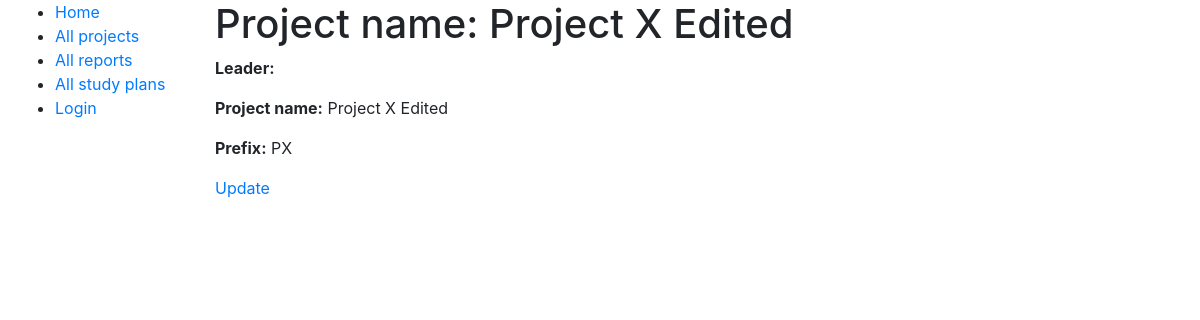
/fileindex/projects/1, run on an earlier commit of the app's database.
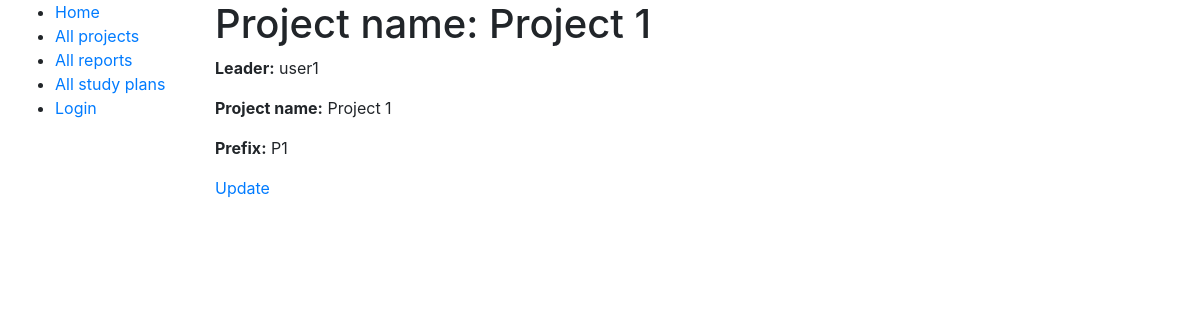
And on a later commit of the database.
### fileindex/models.py (models this page shows, shortened)
class Project(models.Model):
    name = models.CharField(max_length=128)
    leader = models.ForeignKey(User, on_delete=models.CASCADE)
    prefix = models.CharField(max_length=8)

### fileindex/views.py (the view)
# urls.py: path('projects/<int:pk>', views.project_detail, name='project-detail'),
def project_detail(request, pk):
    project = Project.objects.get(id=pk)
    context = {'project_detail': project}
    return render(request, 'fileindex/project_detail.html', context)

### fileindex/templates/fileindex/project_detail.html
{% extends "base_generic.html" %}
{% block content %}
	<h1>Project name: {{ project_detail.name }}</h1>
	<p><strong>Leader:</strong> {{ project_detail.leader }}</p>
	<p><strong>Project name:</strong> {{ project_detail.name }}</p>
	<p><strong>Prefix:</strong> {{ project_detail.prefix }}</p>
	<a href="{% url 'project-update' project_detail.id %}">Update</a>
{% endblock %}

What changed in the data, as far as the page shows it:
changed Project: name "Project X Edited" → "Project 1"; leader (not shown) → "user1"; prefix "PX" → "P1"
